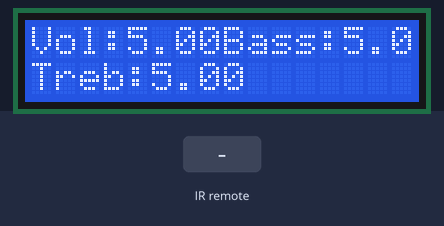
The sketch below on a simulated Arduino Uno, built with avr-gcc and run on an emulated ATmega328P. Shown: 16×2 character LCD. Inputs (shaded band) come from the test bench.

Above: at 1.2 s.
1.3 s: infrared code 0x9 received
At 2.5 s:
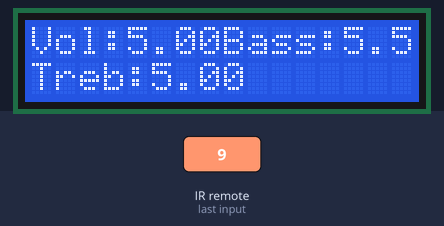
2.8 s: infrared code 0x46 received
At 3.7 s:
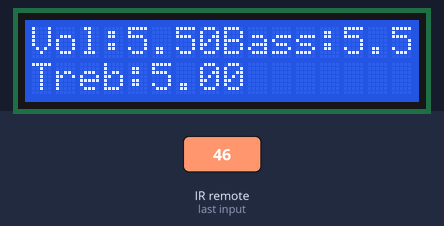
Timing chart, 0 to 5.8 s (numbered marks = the images above; inputs shaded):
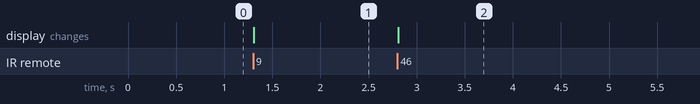

The sketch:

452_final.ino
```cpp
/*
  -------------LCD---------------

  The circuit:
 *
    LCD RS pin to digital pin 7
    LCD Enable pin to digital pin 6
    LCD D4 pin to digital pin 5
    LCD D5 pin to digital pin 4
    LCD D6 pin to digital pin 3
    LCD D7 pin to digital pin 2
    LCD R/W pin to ground
    LCD VSS pin to ground
    LCD VDD pin to 5V
    A to 10K resistor to 5V:
    K to Ground
    wiper to LCD VO pin (pin 3)
-------------POT0-----------------
volume
SI to pin 11
CS to pin 10
SCK to pin 13
-------------POT1-----------------
SI to pin 11
CS to pin 9
SCK to pin 13
--------------IR------------------
G to ground
R to Vcc
Y to pin A0
*/


// include the library code:
#include <LiquidCrystal.h>
#include <SPI.h>
#include <IRremote.h>


/***********************PIN Definitions*************************/
// set pin 10 as the slave select (SS) for the digital pot0
const int CS_PIN_V = 10;
// set pin 9 as the slave select (SS) for the digital pot1
const int CS_PIN_T = 9;

/***********************MCP42XXX Commands************************/
//potentiometer select byte
const int POT0_SEL = 0x11;
const int POT1_SEL = 0x12;
const int BOTH_POT_SEL = 0x13;

//shutdown the device to put it into power-saving mode.
//In this mode, terminal A is open-circuited and the B and W terminals are shorted together.
//send new command and value to exit shutdowm mode.
const int POT0_SHUTDOWN = 0x21;
const int POT1_SHUTDOWN = 0x22;
const int BOTH_POT_SHUTDOWN = 0x23;

/***********************Customized Varialbes**********************/
//resistance value byte (0 - 255)
//The wiper is reset to the mid-scale position upon power-up, i.e. POT0_Dn = POT1_Dn = 128
int POT0_Dn = 128;
int POT1_Dn = 128;
int BOTH_POT_Dn = 128;

//Function Declaration
void DigitalPotTransfer(int cmd, int value);     //send the command and the wiper value through SPI

// initialize the library by associating any needed LCD interface pin
// with the arduino pin number it is connected to
const int rs = 7, en = 6, d4 = 5, d5 = 4, d6 = 3, d7 = 2;
LiquidCrystal lcd(rs, en, d4, d5, d6, d7);

// IR receiver setup
const byte IR_RECEIVE_PIN = A0;

// variables to be controlled
float vol = 5.0, treb = 5.0, bass = 5.0;
int funB = 0;     // keep track of the function button

void setup() {
  //Serial.begin(115200);       //begin serial monitor

  IrReceiver.begin(IR_RECEIVE_PIN, ENABLE_LED_FEEDBACK);        //start IR receiver


  pinMode(CS_PIN_V, OUTPUT);   // set the CS_PIN as an output:
  pinMode(CS_PIN_T, OUTPUT);

  digitalWrite(CS_PIN_V, HIGH);    //start slave select high
  digitalWrite(CS_PIN_T, HIGH);

  SPI.begin();     // initialize SPI:

  // set up the LCD's number of columns and rows:
  lcd.begin(16, 2);

  //initial values to display
  lcd.print("Vol:");
  lcd.print(vol);
  lcd.setCursor(8,0);
  lcd.print("Bass:");
  lcd.print(bass);
  lcd.setCursor(0,1);
  lcd.print("Treb:");
  lcd.print(treb);
  }

void loop() {

  //get input from IR remote
    if (IrReceiver.decode())
   {

      //send irremove data to serial monitor for testing
      //Serial.println(IrReceiver.decodedIRData.command);

      if (IrReceiver.decodedIRData.command == 71)   //function button pressed
      {
        if (funB == 0)
        {
          funB++;
        }
        else
        {
          funB = 0;
        }

        // helps if you press the function button to long
        delay(50);
      }

      if (IrReceiver.decodedIRData.command == 9 && funB == 0 && bass < 10)    //up button and funtion 0 bass
      {
        bass += 0.5;
      }
      else if (IrReceiver.decodedIRData.command == 7 && funB == 0 && bass > 0.5)  //down button and function 0
      {
        bass -= 0.5;
      }
      else if (IrReceiver.decodedIRData.command == 9 && funB == 1 && treb < 10) //up button and function 1
      {
        treb += 0.5;
      }
      else if (IrReceiver.decodedIRData.command == 7 && funB == 1 && treb > 0.5)  //down button and function 1
      {
        treb -= 0.5;
      }
      else if (IrReceiver.decodedIRData.command == 70 && vol < 11.5)  //volume up presses
      {
        vol += 0.5;
      }
      else if (IrReceiver.decodedIRData.command == 21 && vol > 0)   //volume down pressed
      {
        vol -= 0.5;
      }


      IrReceiver.resume();     // resume listening to the IR sensor
   }

    // set volume
    DigitalPotWrite(POT0_SEL, floor(vol/11.5 * 255), CS_PIN_V);

    // set trebble
    DigitalPotWrite(POT0_SEL, floor(treb/10 * 255), CS_PIN_T);

    //set Bass
    DigitalPotWrite(POT1_SEL, floor(bass/10 * 255), CS_PIN_T);


  //update values to LCD
  lcd.setCursor(4,0);
  lcd.print(vol);
  lcd.setCursor(8,0);
  lcd.print("Bass:");
  lcd.setCursor(13,0);
  lcd.print(bass);
  lcd.setCursor(5,1);
  lcd.print(treb);
  lcd.setCursor(8, 1);
}


void DigitalPotWrite(int cmd, int val, int POT)
{
  // constrain input value within 0 - 255
  val = constrain(val, 0, 255);
  // set the CS pin to low to select the chip:
  digitalWrite(POT, LOW);
  // send the command and value via SPI:
  SPI.transfer(cmd);
  SPI.transfer(val);
  // Set the CS pin high to execute the command:
  digitalWrite(POT, HIGH);
}
```

Measured:
- after the input at 1.3 s, the display: changes at once (image 1)
- after the input at 2.8 s, the display: changes at once (image 2)
